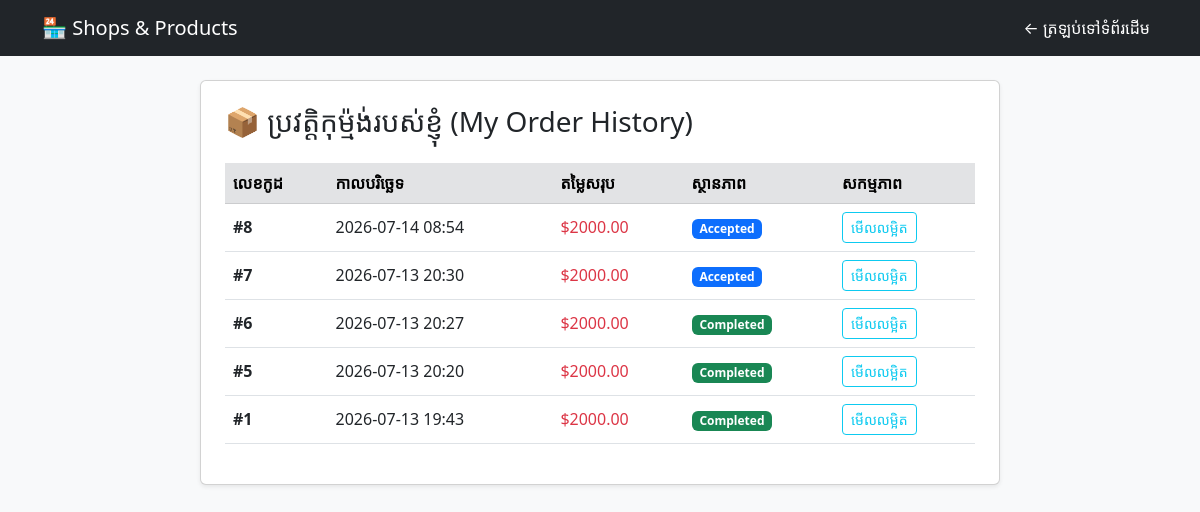
Before: /my-orders/ (signed in) with the older database file.
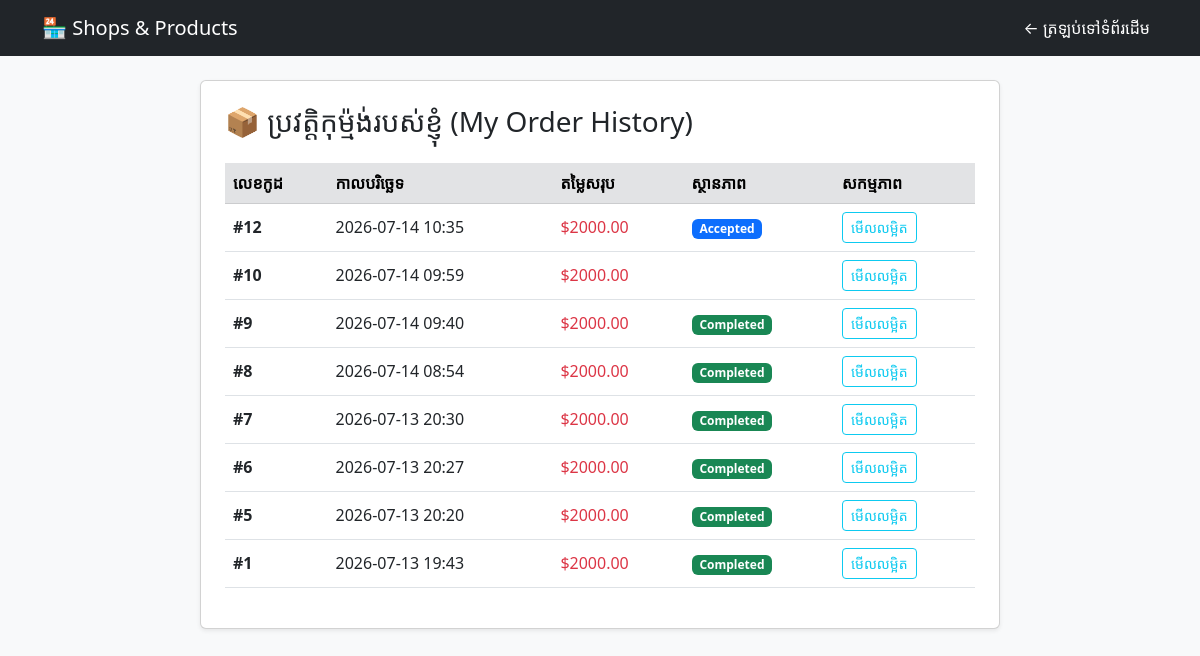
After: the same page with the newer database file.
### adminsystem/models.py (models this page shows, shortened)
class Order(models.Model):
    STATUS_CHOICES = (
        ('Pending', 'Pending'),
        ('Accepted', 'Accepted'),
        ('Completed', 'Completed'),
        ('Cancelled', 'Cancelled'),
    )
    user = models.ForeignKey(User, on_delete=models.CASCADE, null=True, blank=True)
    total_price = models.DecimalField(max_digits=10, decimal_places=2, default=0.00)
    status = models.CharField(max_length=20, choices=STATUS_CHOICES, default='Pending')
    created_at = models.DateTimeField(auto_now_add=True)
    phone = models.CharField(max_length=20, blank=True, null=True)
    address = models.TextField(blank=True, null=True)

### adminsystem/views.py (the view)
# urls.py: path('my-orders/', views.my_orders_view, name='my_orders'),
@login_required(login_url='login')
def my_orders_view(request):
    orders = Order.objects.filter(user=request.user).order_by('-id')
    return render(request, 'my_orders.html', {
        'orders': orders
    })

### adminsystem/views.py (called while the page is built)
def active_orders_count(request):
    if request.user.is_authenticated:
        count = Order.objects.filter(
            user=request.user,
            status__in=['Pending', 'Accepted']
        ).count()
        return {'active_orders_count': count}
    return {'active_orders_count': 0}

### adminsystem/templates/my_orders.html (shortened to what this page needs)
<!DOCTYPE html>
<html lang="en">
<head>
    <link rel="stylesheet" href="https://cdn.jsdelivr.net/npm/bootstrap@5.3.0/dist/css/bootstrap.min.css">
</head>
<body class="bg-light">
<nav class="navbar navbar-expand-lg navbar-dark bg-dark mb-4">
    <div class="container">
        <a class="navbar-brand font-weight-bold" href="{% url 'index' %}">🏪 Shops & Products</a>
        <div class="navbar-nav ms-auto">
            <a class="nav-link text-white" href="{% url 'index' %}">← ត្រឡប់ទៅទំព័រដើម</a>
        </div>
    </div>
</nav>
<div class="container">
    <div class="card p-4 shadow-sm mx-auto" style="max-width: 800px;">
        <h3 class="mb-4">📦 ប្រវត្តិកុម្ម៉ង់របស់ខ្ញុំ (My Order History)</h3>
        <table class="table table-hover align-middle">
            <thead class="table-secondary">
                <tr>
                    <th>លេខកូដ</th>
                    <th>កាលបរិច្ឆេទ</th>
                    <th>តម្លៃសរុប</th>
                    <th>ស្ថានភាព</th>
                    <th>សកម្មភាព</th>
                </tr>
            </thead>
            <tbody>
                {% for order in orders %}
                <tr>
                    <td><strong>#{{ order.id }}</strong></td>
                    <td>{{ order.created_at|date:"Y-m-d H:i" }}</td>
                    <td class="text-danger font-weight-bold">${{ order.total_price }}</td>
                    <td>
                        <span class="badge
                            {% if order.status == 'Pending' %} bg-warning text-dark
                            {% elif order.status == 'Accepted' %} bg-primary
                            {% elif order.status == 'Completed' %} bg-success {% endif %}">
                            {{ order.status }}
                        </span>
                    </td>
                    <td>
                        <a href="{% url 'order_detail' order.id %}" class="btn btn-sm btn-outline-info">មើលលម្អិត</a>
                    </td>
                </tr>
                {% empty %}
                <tr>
                    <td colspan="5" class="text-center text-muted py-4">អ្នកមិនទាន់ធ្លាប់មានប្រវត្តិកុម្ម៉ង់ទំនិញឡើយទេ!</td>
                </tr>
                {% endfor %}
            </tbody>
        </table>
    </div>
</div>
</body>
</html>

Changed rows visible on the page:
added Order: id "12", created_at "2026-07-14 10:35", total_price "2000.00", status "Accepted"
added Order: id "10", created_at "2026-07-14 09:59", total_price "2000.00", status "Cancelled" (drawn)
added Order: id "9", created_at "2026-07-14 09:40", total_price "2000.00", status "Completed"
changed Order id 8: status "Accepted" → "Completed"
changed Order id 7: status "Accepted" → "Completed"
